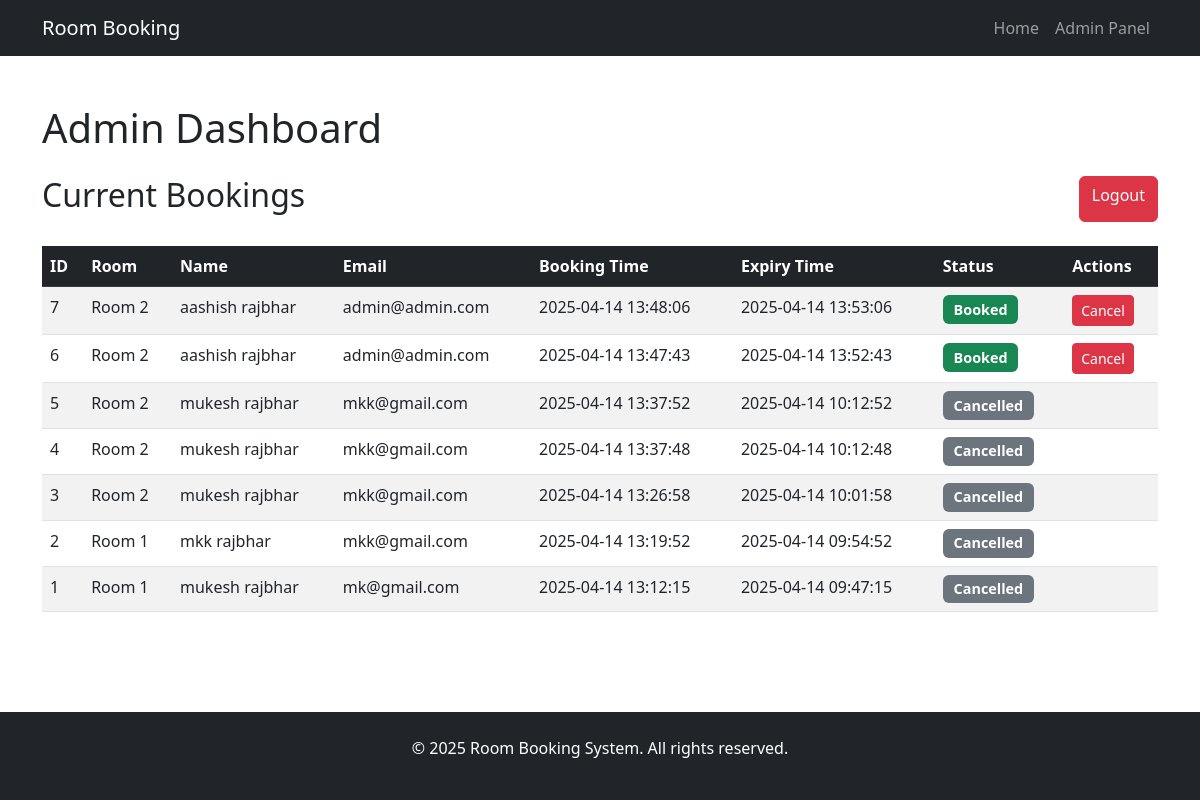
The page /admin.php (signed in) on the database its author committed.
### tables this page shows
CREATE TABLE `bookings` (
  `id` int(11) NOT NULL,
  `room_id` int(11) DEFAULT NULL,
  `first_name` varchar(50) NOT NULL,
  `last_name` varchar(50) NOT NULL,
  `email` varchar(100) NOT NULL,
  `booking_time` datetime DEFAULT current_timestamp(),
  `status` enum('booked','in_queue','cancelled','completed') DEFAULT 'booked',
  `expiry_time` datetime DEFAULT NULL
);

CREATE TABLE `rooms` (
  `id` int(11) NOT NULL,
  `name` varchar(50) NOT NULL,
  `capacity` int(11) DEFAULT 1,
  `is_available` tinyint(1) DEFAULT 1
);

### classes/DatabaseConnection.php (called while the page is built, shortened)
<?php
class DatabaseConnection {
    private $host = 'localhost';
    private $user = 'root';
    private $password = '';
    private $dbname = 'room_booking_system';
    private $conn;
    public function __construct() {
        try {
            $this->conn = new mysqli($this->host, $this->user, $this->password, $this->dbname);
        } catch (Exception $e) {
            die("Database error: " . $e->getMessage());
        }
    }
    public function getConnection() {
        return $this->conn;
    }
}
?>

### classes/Booking.php (called while the page is built, shortened)
<?php
require_once 'DatabaseConnection.php';
require_once 'DatabaseQuery.php';
require_once 'Room.php';
class Booking {
    private $query;
    public function __construct() {
        $connection = new DatabaseConnection();
        $this->query = new DatabaseQuery($connection);
    }
    public function getAllBookings() {
        $sql = "SELECT b.*, r.name as room_name
                FROM bookings b
                JOIN rooms r ON b.room_id = r.id
                ORDER BY b.booking_time DESC";
        return $this->query->fetchAll($sql);
    }
}
?>

### classes/Room.php (called while the page is built, shortened)
<?php
require_once 'DatabaseConnection.php';
require_once 'DatabaseQuery.php';
class Room {
    public function __construct() {
        $connection = new DatabaseConnection();
    }
}
?>

### classes/DatabaseQuery.php (called while the page is built, shortened)
<?php
class DatabaseQuery {
    private $connection;
    public function __construct(DatabaseConnection $connection) {
        $this->connection = $connection;
    }
    public function executeQuery($sql, $params = [], $types = '') {
        $stmt = $this->connection->getConnection()->prepare($sql);
        if (!$stmt->execute()) {
            throw new Exception("Execute failed: " . $stmt->error);
        }
        return $stmt;
    }
    public function fetchAll($sql, $params = [], $types = '') {
        try {
            $stmt = $this->executeQuery($sql, $params, $types);
            $result = $stmt->get_result();
            return $result->fetch_all(MYSQLI_ASSOC);
        } catch (Exception $e) {
            error_log("Database error: " . $e->getMessage());
            return [];
        }
    }
}
?>

### admin.php (the view, shortened to what this page needs)
<?php
require_once 'includes/header.php';
require_once 'classes/Booking.php';
$booking = new Booking();
$bookings = $booking->getAllBookings();
?>
<h1 class="mb-4">Admin Dashboard</h1>
<div class="d-flex justify-content-between mb-4">
    <h2>Current Bookings</h2>
    <a href="logout.php" class="btn btn-danger">Logout</a>
</div>
<div class="table-responsive">
    <table class="table table-striped">
        <thead class="table-dark">
            <tr>
                <th>ID</th>
                <th>Room</th>
                <th>Name</th>
                <th>Email</th>
                <th>Booking Time</th>
                <th>Expiry Time</th>
                <th>Status</th>
                <th>Actions</th>
            </tr>
        </thead>
        <tbody>
            <?php foreach ($bookings as $booking): ?>
                <tr>
                    <td><?php echo htmlspecialchars($booking['id']); ?></td>
                    <td><?php echo htmlspecialchars($booking['room_name']); ?></td>
                    <td><?php echo htmlspecialchars($booking['first_name'] . ' ' . $booking['last_name']); ?></td>
                    <td><?php echo htmlspecialchars($booking['email']); ?></td>
                    <td><?php echo htmlspecialchars($booking['booking_time']); ?></td>
                    <td><?php echo htmlspecialchars($booking['expiry_time']); ?></td>
                    <td>
                        <span class="badge
                            <?php echo $booking['status'] === 'booked' ? 'bg-success' :
                                  ($booking['status'] === 'in_queue' ? 'bg-warning text-dark' : 'bg-secondary'); ?>">
                            <?php echo ucfirst($booking['status']); ?>
                        </span>
                    </td>
                    <td>
                        <?php if ($booking['status'] === 'booked' || $booking['status'] === 'in_queue'): ?>
                            <form method="POST" action="cancel_booking.php" style="display: inline;">
                                <button type="submit" class="btn btn-sm btn-danger">Cancel</button>
                            </form>
                        <?php endif; ?>
                    </td>
                </tr>
            <?php endforeach; ?>
        </tbody>
    </table>
</div>
<?php require_once 'includes/footer.php'; ?>

### includes/header.php (shortened to what this page needs)
<!DOCTYPE html>
<html lang="en">
<head>
    <link href="https://cdn.jsdelivr.net/npm/bootstrap@5.3.0/dist/css/bootstrap.min.css" rel="stylesheet">
    <link href="assets/style.css" rel="stylesheet">
</head>
<body>
    <nav class="navbar navbar-expand-lg navbar-dark bg-dark">
        <div class="container">
            <a class="navbar-brand" href="index.php">Room Booking</a>
            <div class="collapse navbar-collapse" id="navbarNav">
                <ul class="navbar-nav ms-auto">
                    <li class="nav-item">
                        <a class="nav-link" href="index.php">Home</a>
                    </li>
                    <?php if (isset($_SESSION['admin_logged_in'])): ?>
                        <li class="nav-item">
                            <a class="nav-link" href="admin.php">Admin Panel</a>
                        </li>
                    <?php else: ?>
                        <li class="nav-item">
                            <a class="nav-link" href="admin_login.php">Admin Login</a>
                        </li>
                    <?php endif; ?>
                </ul>
            </div>
        </div>
    </nav>
    <div class="container my-5">

### includes/footer.php (shortened to what this page needs)
</div>
    <footer class="bg-dark text-white py-4">
        <div class="container text-center">
            <p>&copy; <?php echo date('Y'); ?> Room Booking System. All rights reserved.</p>
        </div>
    </footer>
</body>
</html>

### assets/style.css (style rules this page uses)
.table-responsive { max-height: 70vh; overflow-y: auto; }
footer { margin-top: 2rem; }
.badge { font-size: 0.9em; padding: 0.5em 0.75em; }
html, body { height: 100%; margin: 0; }
body { display: flex; flex-direction: column; }
.container { flex: 1 0 auto; }
footer { flex-shrink: 0; background-color: #343a40; color: white; text-align: center; padding: 15px 0; }

### rows shown on the page
bookings: id "7", room.name "Room 2", first_name+last_name "aashish rajbhar", email "admin@admin.com", booking_time "2025-04-14 13:48:06", expiry_time "2025-04-14 13:53:06", status "Booked"
bookings: id "6", room.name "Room 2", first_name+last_name "aashish rajbhar", email "admin@admin.com", booking_time "2025-04-14 13:47:43", expiry_time "2025-04-14 13:52:43", status "Booked"
bookings: id "5", room.name "Room 2", first_name+last_name "mukesh rajbhar", email "mkk@gmail.com", booking_time "2025-04-14 13:37:52", expiry_time "2025-04-14 10:12:52", status "Cancelled"
bookings: id "4", room.name "Room 2", first_name+last_name "mukesh rajbhar", email "mkk@gmail.com", booking_time "2025-04-14 13:37:48", expiry_time "2025-04-14 10:12:48", status "Cancelled"
bookings: id "3", room.name "Room 2", first_name+last_name "mukesh rajbhar", email "mkk@gmail.com", booking_time "2025-04-14 13:26:58", expiry_time "2025-04-14 10:01:58", status "Cancelled"
bookings: id "2", room.name "Room 1", first_name+last_name "mkk rajbhar", email "mkk@gmail.com", booking_time "2025-04-14 13:19:52", expiry_time "2025-04-14 09:54:52", status "Cancelled"
bookings: id "1", room.name "Room 1", first_name+last_name "mukesh rajbhar", email "mk@gmail.com", booking_time "2025-04-14 13:12:15", expiry_time "2025-04-14 09:47:15", status "Cancelled"
